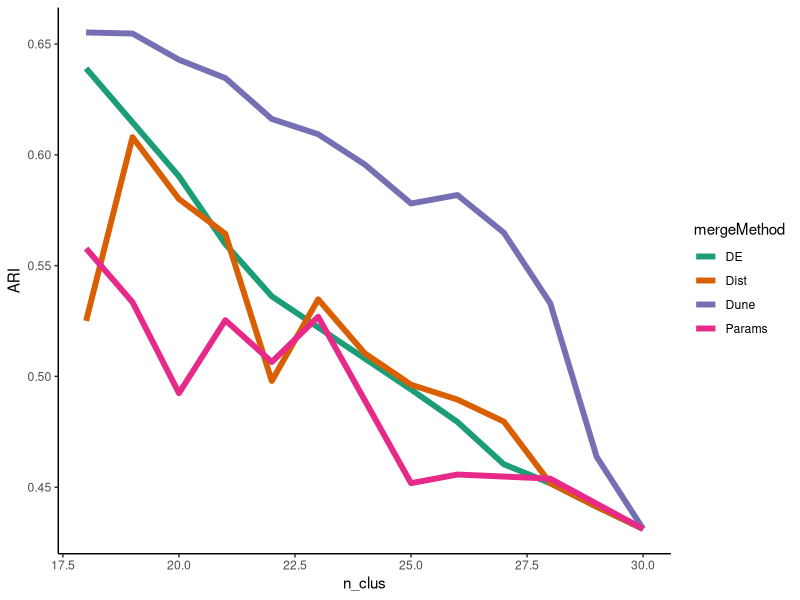
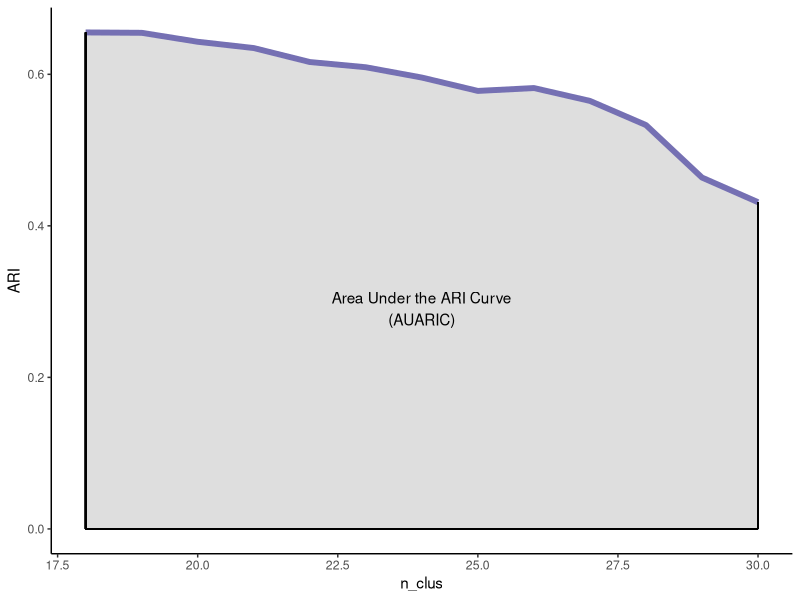
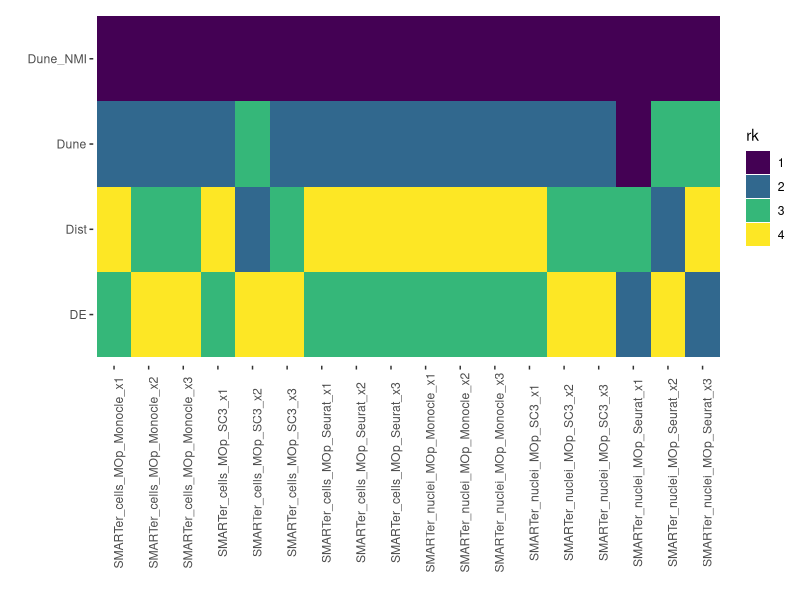
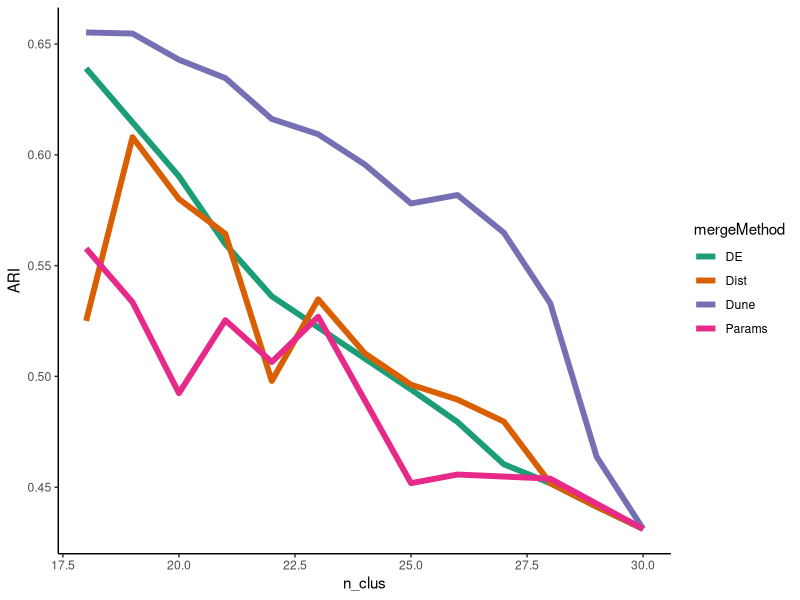
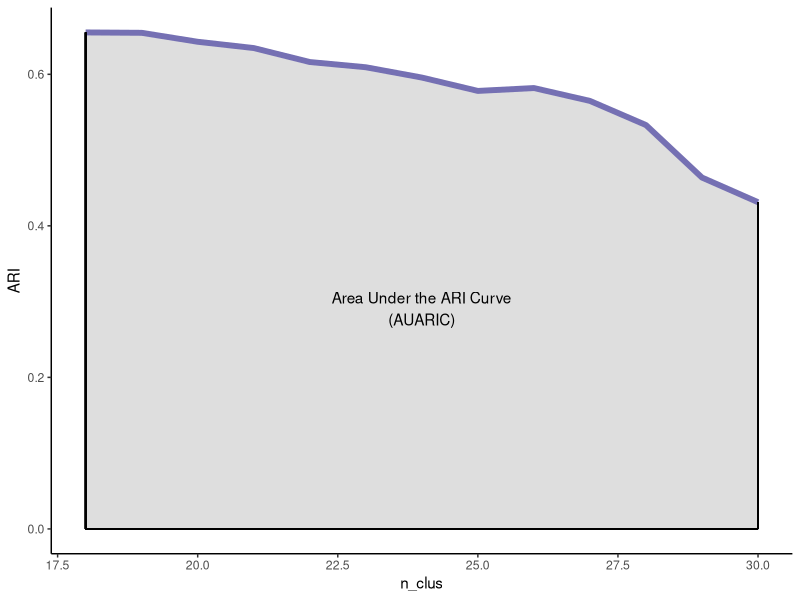
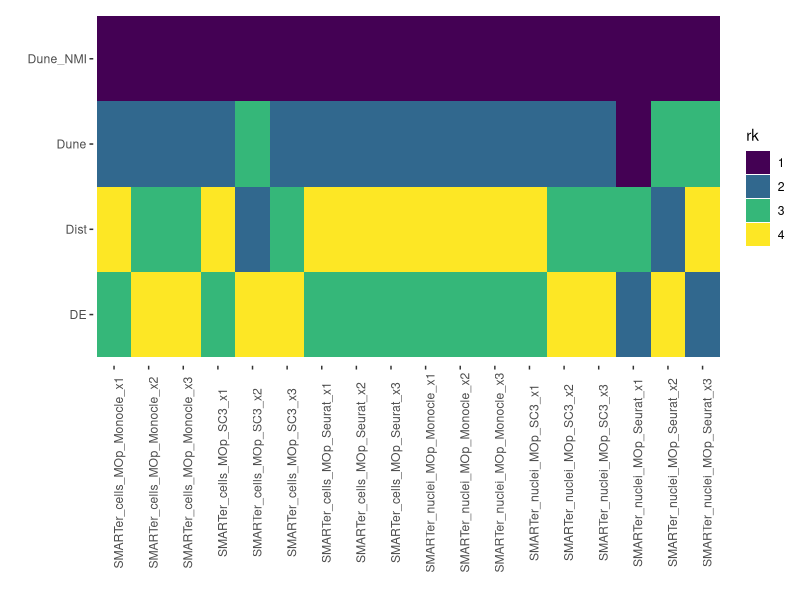
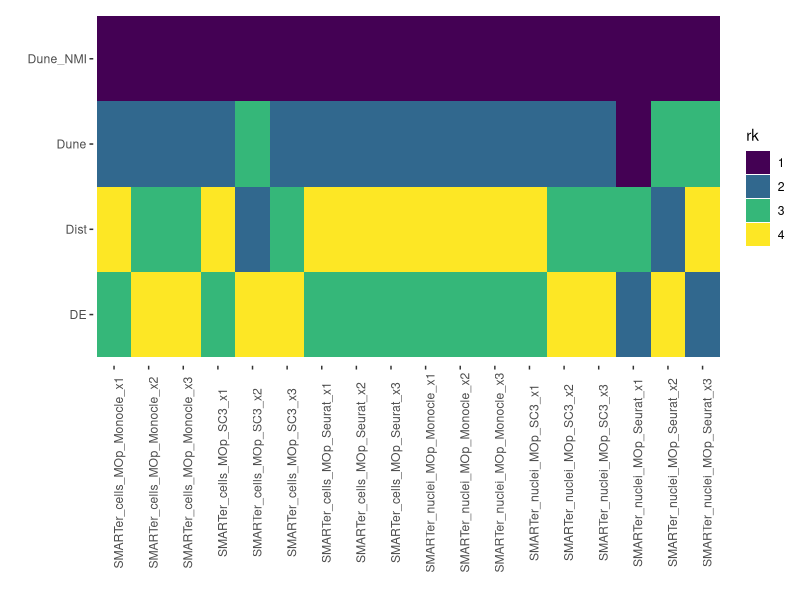

R code for these plots, in order:
## ---- chunk 1
library(knitr)
opts_chunk$set(
  fig.pos = "!h", out.extra = "", warning = F, message = F,
  fig.align = "center", echo = F
)
libs <- c("here", "dplyr", "ggplot2", "tidyr", "stringr", "readr", "cowplot",
          "mclust", "RColorBrewer", "purrr", "Dune", "pracma")
suppressMessages(
  suppressWarnings(sapply(libs, require, character.only = TRUE))
)
rm(libs)
## ---- chunk 2
df <- read.table(here("Figure-ARI", "data", "sc3-comp1.txt"), header = TRUE,
                       stringsAsFactors = FALSE)
p <- ggplot(df, aes(x = n_clus, y = ARI, col = mergeMethod)) +
  geom_line(size = 2) +
  theme_classic() +
  scale_color_brewer(palette = "Dark2")
p
ggsave(plot = p, filename = here("Figure-ARI", "figures", "sc3-example.pdf"))
## ---- chunk 3
df2 <- df %>% filter(mergeMethod == "Dune")
p <- ggplot(df2, aes(x = n_clus, y = ARI)) +
  geom_area(aes(y = ARI), fill = "gray", alpha = .5) +
  geom_line(size = 2, col = "#7570B3") +
  theme_classic() +
  geom_segment(x = min(df2$n_clus), xend = max(df2$n_clus), y = 0, yend = 0) +
  geom_segment(x = min(df2$n_clus), xend = min(df2$n_clus), y = 0,
               yend = df2$ARI[1]) +
  geom_segment(x = max(df2$n_clus), xend = max(df2$n_clus), y = 0,
               yend = df2$ARI[nrow(df2)]) +
  annotate("text", x = (min(df2$n_clus) + max(df2$n_clus)) / 2,
           y = mean(df2$ARI) / 2, label = "Area Under the ARI Curve\n(AUARIC)")
p
ggsave(plot = p, filename = here("Figure-ARI", "figures", "AUARIC.pdf"))
## ---- chunk 4
types <- unique(df$mergeMethod)
names(types) <- types
AUARIC <- map_df(types, function(type){
  df <- df %>% 
    filter(mergeMethod == type) %>%
    arrange(n_clus)
  return(trapz(x = df$n_clus, y = df$ARI))
}) %>%
  t() %>%
  as.data.frame() %>%
  mutate("mergeMethods" = rownames(.)) %>%
  rename(AUARIC = V1) %>%
  select(mergeMethods, AUARIC)
kable(AUARIC)
  
## ---- chunk 5
# df <- bind_rows(
#   "Brain" = read.table(here("Figure-ARI", "data", "Brain.txt"), header = TRUE,
#                        stringsAsFactors = FALSE),
#   "Pancreas" = read.table(here("Figure-ARI", "data", "Pancreas.txt"),
#                           header = TRUE, stringsAsFactors = FALSE)
#   ) %>%
df <- read.table(here("Figure-ARI", "data", "Brain.txt"), header = TRUE,
                       stringsAsFactors = FALSE) %>%
  mutate(scenario = paste(dataset, method, comp, sep = "_"))
p <- ggplot(df %>% select(scenario, Merge_method, AUARIC) %>%
              group_by(scenario) %>%
              filter(Merge_method != "Param") %>%
              mutate(rk = dense_rank(desc(AUARIC)),
                     rk = as.character(rk)),
            aes(x = scenario, y = Merge_method, fill = rk)) +
  geom_tile() +
  scale_fill_viridis_d() +
  theme_classic() +
  theme(axis.text.x = element_text(angle = 90),
        axis.line = element_blank()) +
  labs(x = "", y = "")
p
ggsave(plot = p, filename = here("Figure-ARI", "figures", "all_comp.pdf"),
       height = 8)
## ---- chunk 6
p <- ggplot(df %>% select(scenario, Merge_method, AUARIC) %>%
              group_by(scenario) %>%
              # filter(Merge_method != "Param") %>%
              mutate(rk = dense_rank(desc(AUARIC)),
                     rk = as.character(rk)),
            aes(x = scenario, y = Merge_method, fill = rk)) +
  geom_tile() +
  scale_fill_viridis_d() +
  theme_classic() +
  theme(axis.text.x = element_text(angle = 90),
        axis.line = element_blank()) +
  labs(x = "", y = "")
ggsave(plot = p, filename = here("Figure-ARI", "figures", "all_comp_param.pdf"),
       height = 8)
